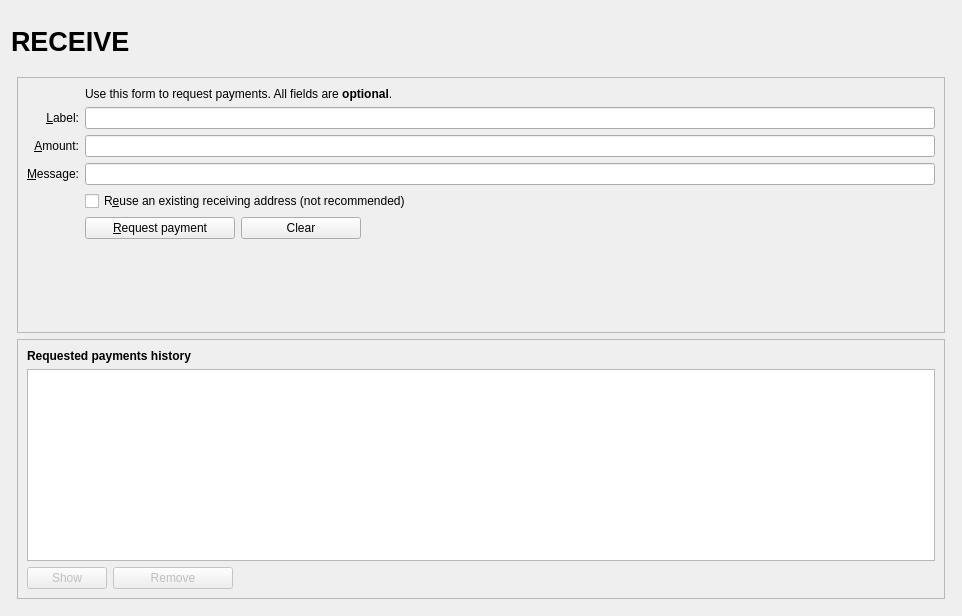
<?xml version="1.0" encoding="UTF-8"?>
<ui version="4.0">
 <class>ReceiveCoinsDialog</class>
 <widget class="QWidget" name="ReceiveCoinsDialog">
  <property name="geometry">
   <rect>
    <x>0</x>
    <y>0</y>
    <width>962</width>
    <height>616</height>
   </rect>
  </property>
  <layout class="QVBoxLayout" name="verticalLayout" stretch="0">
   <item>
    <layout class="QVBoxLayout" name="verticalLayout_Master" stretch="0,1">
     <property name="spacing">
      <number>0</number>
     </property>
     <item>
      <widget class="QFrame" name="frame_Header">
       <layout class="QVBoxLayout" name="verticalLayout_8">
        <property name="leftMargin">
         <number>0</number>
        </property>
        <property name="topMargin">
         <number>0</number>
        </property>
        <property name="rightMargin">
         <number>0</number>
        </property>
        <property name="bottomMargin">
         <number>0</number>
        </property>
        <item>
         <layout class="QHBoxLayout" name="horizontalLayout_Header" stretch="1,0,1">
          <item>
           <widget class="QLabel" name="labelOverviewHeaderLeft">
            <property name="minimumSize">
             <size>
              <width>464</width>
              <height>60</height>
             </size>
            </property>
            <property name="maximumSize">
             <size>
              <width>16777215</width>
              <height>60</height>
             </size>
            </property>
            <property name="font">
             <font>
              <pointsize>20</pointsize>
              <weight>75</weight>
              <bold>true</bold>
             </font>
            </property>
            <property name="text">
             <string>RECEIVE</string>
            </property>
           </widget>
          </item>
          <item>
           <spacer name="horizontalSpacer_3">
            <property name="orientation">
             <enum>Qt::Horizontal</enum>
            </property>
            <property name="sizeHint" stdset="0">
             <size>
              <width>40</width>
              <height>20</height>
             </size>
            </property>
           </spacer>
          </item>
          <item>
           <widget class="QLabel" name="labelOverviewHeaderRight">
            <property name="minimumSize">
             <size>
              <width>464</width>
              <height>60</height>
             </size>
            </property>
            <property name="maximumSize">
             <size>
              <width>16777215</width>
              <height>60</height>
             </size>
            </property>
            <property name="font">
             <font>
              <pointsize>14</pointsize>
             </font>
            </property>
            <property name="text">
             <string/>
            </property>
            <property name="alignment">
             <set>Qt::AlignRight|Qt::AlignTrailing|Qt::AlignVCenter</set>
            </property>
           </widget>
          </item>
         </layout>
        </item>
       </layout>
      </widget>
     </item>
     <item>
      <widget class="QFrame" name="frame_BG">
       <layout class="QVBoxLayout" name="verticalLayout_5">
        <property name="leftMargin">
         <number>6</number>
        </property>
        <property name="topMargin">
         <number>6</number>
        </property>
        <property name="rightMargin">
         <number>6</number>
        </property>
        <property name="bottomMargin">
         <number>6</number>
        </property>
        <item>
         <widget class="QFrame" name="frame2">
          <property name="sizePolicy">
           <sizepolicy hsizetype="Preferred" vsizetype="Expanding">
            <horstretch>0</horstretch>
            <verstretch>0</verstretch>
           </sizepolicy>
          </property>
          <property name="frameShape">
           <enum>QFrame::StyledPanel</enum>
          </property>
          <property name="frameShadow">
           <enum>QFrame::Sunken</enum>
          </property>
          <layout class="QVBoxLayout" name="verticalLayout_3">
           <item>
            <layout class="QGridLayout" name="gridLayout">
             <item row="7" column="2">
              <widget class="QCheckBox" name="reuseAddress">
               <property name="toolTip">
                <string>Reuse one of the previously used receiving addresses.&lt;br&gt;Reusing addresses has security and privacy issues.&lt;br&gt;Do not use this unless re-generating a payment request made before.</string>
               </property>
               <property name="text">
                <string>R&amp;euse an existing receiving address (not recommended)</string>
               </property>
              </widget>
             </item>
             <item row="7" column="0">
              <widget class="QLabel" name="label_4">
               <property name="text">
                <string/>
               </property>
              </widget>
             </item>
             <item row="6" column="0">
              <widget class="QLabel" name="label_3">
               <property name="toolTip">
                <string>An optional message to attach to the payment request, which will be displayed when the request is opened. Note: The message will not be sent with the payment over the YEN network.</string>
               </property>
               <property name="text">
                <string>&amp;Message:</string>
               </property>
               <property name="alignment">
                <set>Qt::AlignRight|Qt::AlignTrailing|Qt::AlignVCenter</set>
               </property>
               <property name="buddy">
                <cstring>reqMessage</cstring>
               </property>
              </widget>
             </item>
             <item row="4" column="2">
              <widget class="QLineEdit" name="reqLabel">
               <property name="toolTip">
                <string>An optional label to associate with the new receiving address.</string>
               </property>
              </widget>
             </item>
             <item row="6" column="2">
              <widget class="QLineEdit" name="reqMessage">
               <property name="toolTip">
                <string>An optional message to attach to the payment request, which will be displayed when the request is opened.&lt;br&gt;Note: The message will not be sent with the payment over the YEN network.</string>
               </property>
              </widget>
             </item>
             <item row="2" column="2">
              <widget class="QLabel" name="label_5">
               <property name="text">
                <string>Use this form to request payments. All fields are &lt;b&gt;optional&lt;/b&gt;.</string>
               </property>
              </widget>
             </item>
             <item row="4" column="0">
              <widget class="QLabel" name="label_2">
               <property name="toolTip">
                <string>An optional label to associate with the new receiving address.</string>
               </property>
               <property name="text">
                <string>&amp;Label:</string>
               </property>
               <property name="alignment">
                <set>Qt::AlignRight|Qt::AlignTrailing|Qt::AlignVCenter</set>
               </property>
               <property name="buddy">
                <cstring>reqLabel</cstring>
               </property>
              </widget>
             </item>
             <item row="5" column="0">
              <widget class="QLabel" name="label">
               <property name="toolTip">
                <string>An optional amount to request. Leave this empty or zero to not request a specific amount.</string>
               </property>
               <property name="text">
                <string>&amp;Amount:</string>
               </property>
               <property name="alignment">
                <set>Qt::AlignRight|Qt::AlignTrailing|Qt::AlignVCenter</set>
               </property>
               <property name="buddy">
                <cstring>reqAmount</cstring>
               </property>
              </widget>
             </item>
             <item row="5" column="2">
              <widget class="BitcoinAmountField" name="reqAmount">
               <property name="minimumSize">
                <size>
                 <width>80</width>
                 <height>0</height>
                </size>
               </property>
               <property name="toolTip">
                <string>An optional amount to request. Leave this empty or zero to not request a specific amount.</string>
               </property>
              </widget>
             </item>
             <item row="8" column="0">
              <widget class="QLabel" name="label_7">
               <property name="text">
                <string/>
               </property>
              </widget>
             </item>
             <item row="8" column="2">
              <layout class="QHBoxLayout" name="horizontalLayout">
               <item>
                <widget class="QPushButton" name="receiveButton">
                 <property name="minimumSize">
                  <size>
                   <width>150</width>
                   <height>0</height>
                  </size>
                 </property>
                 <property name="text">
                  <string>&amp;Request payment</string>
                 </property>
                 <property name="icon">
                  <iconset resource="../cryptoyen.qrc">
                   <normaloff>:/icons/receiving_addresses</normaloff>:/icons/receiving_addresses</iconset>
                 </property>
                </widget>
               </item>
               <item>
                <widget class="QPushButton" name="clearButton">
                 <property name="sizePolicy">
                  <sizepolicy hsizetype="Minimum" vsizetype="Fixed">
                   <horstretch>0</horstretch>
                   <verstretch>0</verstretch>
                  </sizepolicy>
                 </property>
                 <property name="minimumSize">
                <size>
                 <width>120</width>
                 <height>0</height>
                </size>
               </property>
                 <property name="toolTip">
                  <string>Clear all fields of the form.</string>
                 </property>
                 <property name="text">
                  <string>Clear</string>
                 </property>
                 <!-- <property name="icon">
                  <iconset resource="../cryptoyen.qrc">
                   <normaloff>:/icons/remove</normaloff>:/icons/remove</iconset>
                 </property> -->
                 <property name="autoDefault">
                  <bool>false</bool>
                 </property>
                </widget>
               </item>
               <item>
                <spacer name="horizontalSpacer">
                 <property name="orientation">
                  <enum>Qt::Horizontal</enum>
                 </property>
                 <property name="sizeHint" stdset="0">
                  <size>
                   <width>40</width>
                   <height>20</height>
                  </size>
                 </property>
                </spacer>
               </item>
              </layout>
             </item>
             <item row="9" column="2">
              <spacer name="verticalSpacer">
               <property name="orientation">
                <enum>Qt::Vertical</enum>
               </property>
               <property name="sizeHint" stdset="0">
                <size>
                 <width>20</width>
                 <height>40</height>
                </size>
               </property>
              </spacer>
             </item>
            </layout>
           </item>
          </layout>
         </widget>
        </item>
        <item>
         <widget class="QFrame" name="frame">
          <property name="sizePolicy">
           <sizepolicy hsizetype="Preferred" vsizetype="Expanding">
            <horstretch>0</horstretch>
            <verstretch>0</verstretch>
           </sizepolicy>
          </property>
          <property name="frameShape">
           <enum>QFrame::StyledPanel</enum>
          </property>
          <property name="frameShadow">
           <enum>QFrame::Raised</enum>
          </property>
          <layout class="QVBoxLayout" name="verticalLayout_2">
           <item>
            <widget class="QLabel" name="label_6">
             <property name="font">
              <font>
               <weight>75</weight>
               <bold>true</bold>
              </font>
             </property>
             <property name="text">
              <string>Requested payments history</string>
             </property>
            </widget>
           </item>
           <item>
            <widget class="QTableView" name="recentRequestsView">
             <property name="palette">
              <palette>
               <active>
                <colorrole role="Text">
                 <brush brushstyle="SolidPattern">
                  <color alpha="255">
                   <red>51</red>
                   <green>51</green>
                   <blue>51</blue>
                  </color>
                 </brush>
                </colorrole>
               </active>
               <inactive>
                <colorrole role="Text">
                 <brush brushstyle="SolidPattern">
                  <color alpha="255">
                   <red>51</red>
                   <green>51</green>
                   <blue>51</blue>
                  </color>
                 </brush>
                </colorrole>
               </inactive>
               <disabled>
                <colorrole role="Text">
                 <brush brushstyle="SolidPattern">
                  <color alpha="255">
                   <red>85</red>
                   <green>85</green>
                   <blue>85</blue>
                  </color>
                 </brush>
                </colorrole>
               </disabled>
              </palette>
             </property>
             <property name="contextMenuPolicy">
              <enum>Qt::CustomContextMenu</enum>
             </property>
             <property name="tabKeyNavigation">
              <bool>false</bool>
             </property>
             <property name="sortingEnabled">
              <bool>true</bool>
             </property>
            </widget>
           </item>
           <item>
            <layout class="QHBoxLayout" name="horizontalLayout_2">
             <item>
              <widget class="QPushButton" name="showRequestButton">
               <property name="enabled">
                <bool>false</bool>
               </property>
               <property name="toolTip">
                <string>Show the selected request (does the same as double clicking an entry)</string>
               </property>
               <property name="text">
                <string>Show</string>
               </property>
               <property name="icon">
                <iconset resource="../cryptoyen.qrc">
                 <normaloff>:/icons/edit</normaloff>:/icons/edit</iconset>
               </property>
               <property name="autoDefault">
                <bool>false</bool>
               </property>
              </widget>
             </item>
             <item>
              <widget class="QPushButton" name="removeRequestButton">
               <property name="enabled">
                <bool>false</bool>
               </property>
               <property name="minimumSize">
                <size>
                 <width>120</width>
                 <height>0</height>
                </size>
               </property>
               <property name="toolTip">
                <string>Remove the selected entries from the list</string>
               </property>
               <property name="text">
                <string>Remove</string>
               </property>
               <!-- <property name="icon">
                <iconset resource="../cryptoyen.qrc">
                 <normaloff>:/icons/remove</normaloff>:/icons/remove</iconset>
               </property> -->
               <property name="autoDefault">
                <bool>false</bool>
               </property>
              </widget>
             </item>
             <item>
              <spacer name="horizontalSpacer_2">
               <property name="orientation">
                <enum>Qt::Horizontal</enum>
               </property>
               <property name="sizeHint" stdset="0">
                <size>
                 <width>40</width>
                 <height>20</height>
                </size>
               </property>
              </spacer>
             </item>
            </layout>
           </item>
          </layout>
         </widget>
        </item>
       </layout>
      </widget>
     </item>
    </layout>
   </item>
  </layout>
 </widget>
 <customwidgets>
  <customwidget>
   <class>BitcoinAmountField</class>
   <extends>QLineEdit</extends>
   <header>bitcoinamountfield.h</header>
   <container>1</container>
  </customwidget>
 </customwidgets>
 <tabstops>
  <tabstop>reqLabel</tabstop>
  <tabstop>reqAmount</tabstop>
  <tabstop>reqMessage</tabstop>
  <tabstop>reuseAddress</tabstop>
  <tabstop>receiveButton</tabstop>
  <tabstop>clearButton</tabstop>
  <tabstop>recentRequestsView</tabstop>
  <tabstop>showRequestButton</tabstop>
  <tabstop>removeRequestButton</tabstop>
 </tabstops>
 <resources>
  <include location="../cryptoyen.qrc"/>
 </resources>
 <connections/>
</ui>
